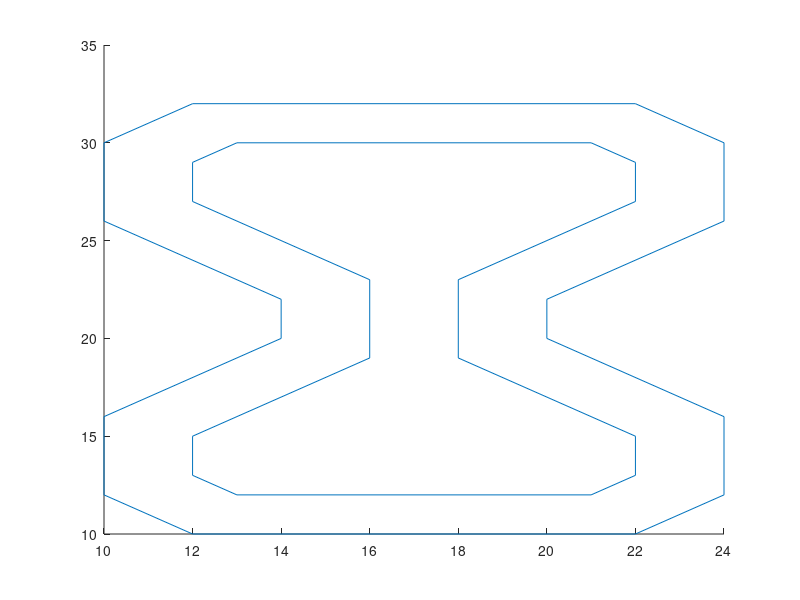

Recreate this plot in MATLAB.
clear;clc;
% ---------------------------- Track Dims -------------------------------
x1=10;x2=12;x3=13;x4=14;x5=16;x6=18;x7=20;x8=21;x9=22;x10=24;
y1=10;y2=12;y3=13;y4=15;y5=16;y6=19;y7=20;y8=22;y9=23;y10=26;y11=27;
y12=29;y13=30;y14=32;

% ---------------------------- Track Lines -----------------------------
xout = [x1 x1 x4 x4 x1 x1 x2 x9 x10 x10 x7 x7 x10 x10 x9 x2 x1];
yout = [y2 y5 y7 y8 y10 y13 y14 y14 y13 y10 y8 y7 y5 y2 y1 y1 y2];

xin = [x2 x2 x5 x5 x2 x2 x3 x8 x9 x9 x6 x6 x9 x9 x8 x3 x2];
yin = [y3 y4 y6 y9 y11 y12 y13 y13 y12 y11 y9 y6 y4 y3 y2 y2 y3];

% build outside track lines
for i = 1:16
    tx(i,:) = [xout(i) xout(i+1)];
    ty(i,:) = [yout(i) yout(i+1)];
end

% build outside track lines
for i = 17:32
    tx(i,:) = [xin(i-16) xin(i+1-16)];
    ty(i,:) = [yin(i-16) yin(i+1-16)];
end


% Plot track
th = zeros(32,1);
for it = 1:32
    th(it) = line(tx(it,:),ty(it,:)); hold on;
end